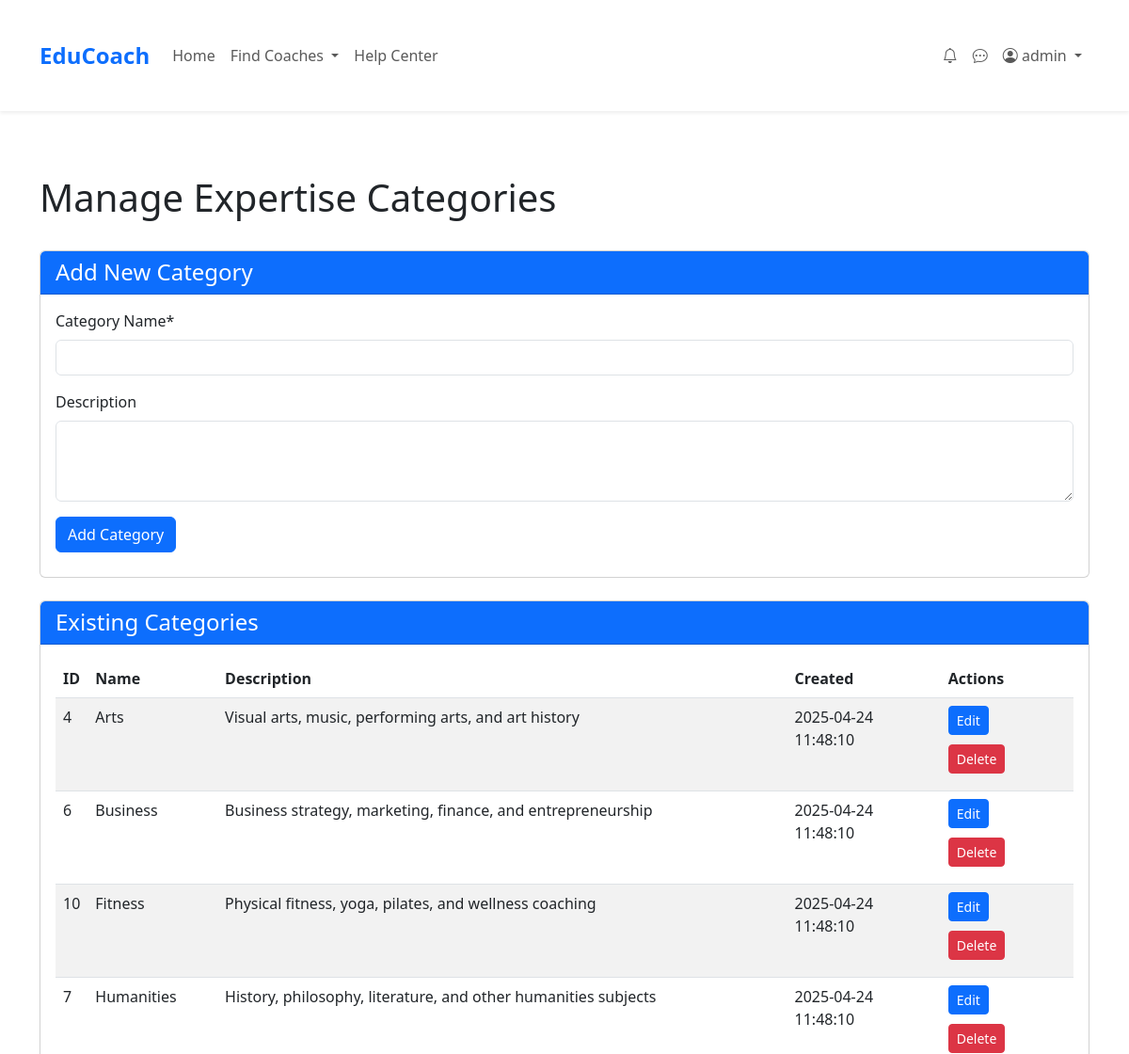
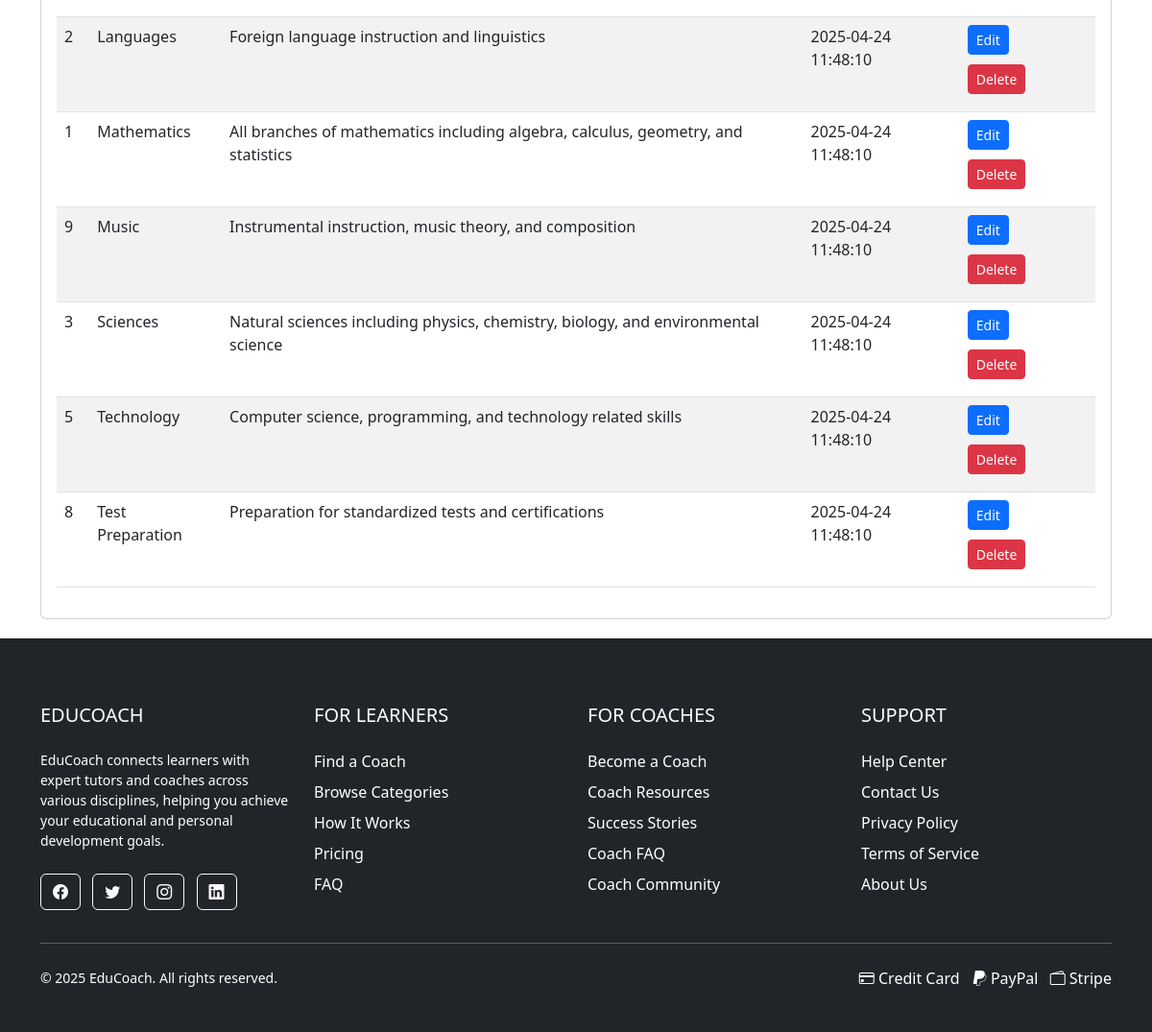
The page /pages/manage-categories.php (signed in) on the database its author committed (2 pictures, top to bottom).
### tables this page shows
CREATE TABLE IF NOT EXISTS Expertise_Categories (
    category_id INT PRIMARY KEY AUTO_INCREMENT,
    category_name VARCHAR(100) NOT NULL,
    description TEXT,
    created_at TIMESTAMP DEFAULT CURRENT_TIMESTAMP
);

### pages/manage-categories.php (the view, shortened to what this page needs)
<?php
require_once __DIR__ . '/../includes/db_connection.php';
$category_to_edit = null;
try {
    $stmt = $pdo->prepare("SELECT * FROM Expertise_Categories ORDER BY category_name");
    $stmt->execute();
    $categories = $stmt->fetchAll(PDO::FETCH_ASSOC);
} catch (PDOException $e) {
    $error_message = "Database error: " . $e->getMessage();
    $categories = [];
}
include __DIR__ . '/../includes/header.php';
?>
<div class="container mt-5">
    <div class="row">
        <div class="col-md-12">
            <div class="d-flex justify-content-between align-items-center mb-4">
                <h1><?= $category_to_edit ? 'Edit Category' : 'Manage Expertise Categories' ?></h1>
            </div>
            <div class="card mb-4">
                <div class="card-header bg-primary text-white">
                    <h4 class="mb-0"><?= $category_to_edit ? 'Edit Category' : 'Add New Category' ?></h4>
                </div>
                <div class="card-body">
                    <form method="post" action="manage-categories.php">
                        <div class="mb-3">
                            <label for="category_name" class="form-label">Category Name*</label>
                            <input type="text" class="form-control" id="category_name" name="category_name" required
                                   value="<?= $category_to_edit ? htmlspecialchars($category_to_edit['category_name']) : '' ?>">
                        </div>
                        <div class="mb-3">
                            <label for="description" class="form-label">Description</label>
                            <textarea class="form-control" id="description" name="description" rows="3"><?= $category_to_edit ? htmlspecialchars($category_to_edit['description']) : '' ?></textarea>
                        </div>
                        <button type="submit" class="btn btn-primary">
                            <?= $category_to_edit ? 'Update Category' : 'Add Category' ?>
                        </button>
                    </form>
                </div>
            </div>
            <?php if (!$category_to_edit): ?>
                <div class="card">
                    <div class="card-header bg-primary text-white">
                        <h4 class="mb-0">Existing Categories</h4>
                    </div>
                    <div class="card-body">
                        <?php if (empty($categories)): ?>
                            <p class="text-muted">No categories found.</p>
                        <?php else: ?>
                            <div class="table-responsive">
                                <table class="table table-striped">
                                    <thead>
                                        <tr>
                                            <th>ID</th>
                                            <th>Name</th>
                                            <th>Description</th>
                                            <th>Created</th>
                                            <th>Actions</th>
                                        </tr>
                                    </thead>
                                    <tbody>
                                        <?php foreach ($categories as $category): ?>
                                            <tr>
                                                <td><?= $category['category_id'] ?></td>
                                                <td><?= htmlspecialchars($category['category_name']) ?></td>
                                                <td><?= htmlspecialchars($category['description'] ?? '') ?></td>
                                                <td><?= $category['created_at'] ?></td>
                                                <td>
                                                    <a href="manage-categories.php?edit=<?= $category['category_id'] ?>" class="btn btn-sm btn-primary">Edit</a>
                                                    <a href="manage-categories.php?delete=<?= $category['category_id'] ?>" class="btn btn-sm btn-danger"
                                                       onclick="return confirm('Are you sure you want to delete this category?')">Delete</a>
                                                </td>
                                            </tr>
                                        <?php endforeach; ?>
                                    </tbody>
                                </table>
                            </div>
                        <?php endif; ?>
                    </div>
                </div>
            <?php endif; ?>
        </div>
    </div>
</div>
<?php include __DIR__ . '/../includes/footer.php'; ?>

### assets/css/styles.css (style rules this page uses)
body { font-family: 'Arial', sans-serif; color: #333; line-height: 1.6; }
.card { border-radius: 8px; overflow: hidden; transition: transform 0.3s, box-shadow 0.3s; }
.btn-primary { background-color: #0d6efd; border-color: #0d6efd; }
.container { max-width: 1200px; margin: 0 auto; padding: 20px; }
.btn { margin-right: 10px; margin-bottom: 10px; }

### rows shown on the page
expertise_categories: category_id "4", category_name "Arts", description "Visual arts, music, performing arts, and art history", created_at "2025-04-24 11:48:10"
expertise_categories: category_id "6", category_name "Business", description "Business strategy, marketing, finance, and entrepreneurship", created_at "2025-04-24 11:48:10"
expertise_categories: category_id "10", category_name "Fitness", description "Physical fitness, yoga, pilates, and wellness coaching", created_at "2025-04-24 11:48:10"
expertise_categories: category_id "7", category_name "Humanities", description "History, philosophy, literature, and other humanities subjects", created_at "2025-04-24 11:48:10"
expertise_categories: category_id "2", category_name "Languages", description "Foreign language instruction and linguistics", created_at "2025-04-24 11:48:10"
expertise_categories: category_id "1", category_name "Mathematics", description "All branches of mathematics including algebra, calculus, geometry, and statistics", created_at "2025-04-24 11:48:10"
expertise_categories: category_id "9", category_name "Music", description "Instrumental instruction, music theory, and composition", created_at "2025-04-24 11:48:10"
expertise_categories: category_id "3", category_name "Sciences", description "Natural sciences including physics, chemistry, biology, and environmental science", created_at "2025-04-24 11:48:10"
expertise_categories: category_id "5", category_name "Technology", description "Computer science, programming, and technology related skills", created_at "2025-04-24 11:48:10"
expertise_categories: category_id "8", category_name "Test Preparation", description "Preparation for standardized tests and certifications", created_at "2025-04-24 11:48:10"

### other values the page prints
$_SESSION['username'] "admin"
